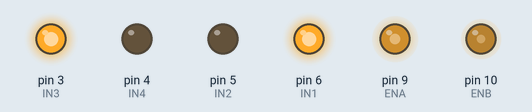
This sketch was run on a simulated Arduino Uno, built with avr-gcc and run on an emulated ATmega328P. Parts: output pins drawn as LEDs (lit = HIGH).

Above: at 0.1 s.
Timing chart, 0 to 1.6 s (numbered marks = the images above):
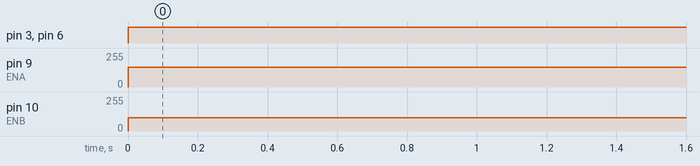

Measured:
- by itself, pin 3 (IN3), pin 6 (IN1): LOW → HIGH at 0.00 s
- by itself, pin 9 (ENA): 0/255 → 150/255 at 0.00 s
- by itself, pin 10 (ENB): 0/255 → 100/255 at 0.00 s

The sketch:

test_output_p1.ino
```cpp
#define ENA 9
#define IN1 6
#define IN2 5
#define ENB 10
#define IN3 3
#define IN4 4

#define S1 A2  // Left
#define S2 A1  // Middle
#define S3 A0  // Right

void setup() {
  // put your setup code here, to run once:
  pinMode(ENA, OUTPUT);
  pinMode(IN1, OUTPUT);
  pinMode(IN2, OUTPUT);
  pinMode(ENB, OUTPUT);
  pinMode(IN3, OUTPUT);
  pinMode(IN4, OUTPUT);

  pinMode(S1, INPUT);
  pinMode(S2, INPUT);
  pinMode(S3, INPUT);
}

void loop() {
  // put your main code here, to run repeatedly:
  move_right();
  delay(2000);
}

void move_right() {
  digitalWrite(IN1, HIGH);
  digitalWrite(IN2, LOW);
  analogWrite(ENA, 150);
  digitalWrite(IN3, HIGH);
  digitalWrite(IN4, LOW);
  analogWrite(ENB, 100);
}
```
